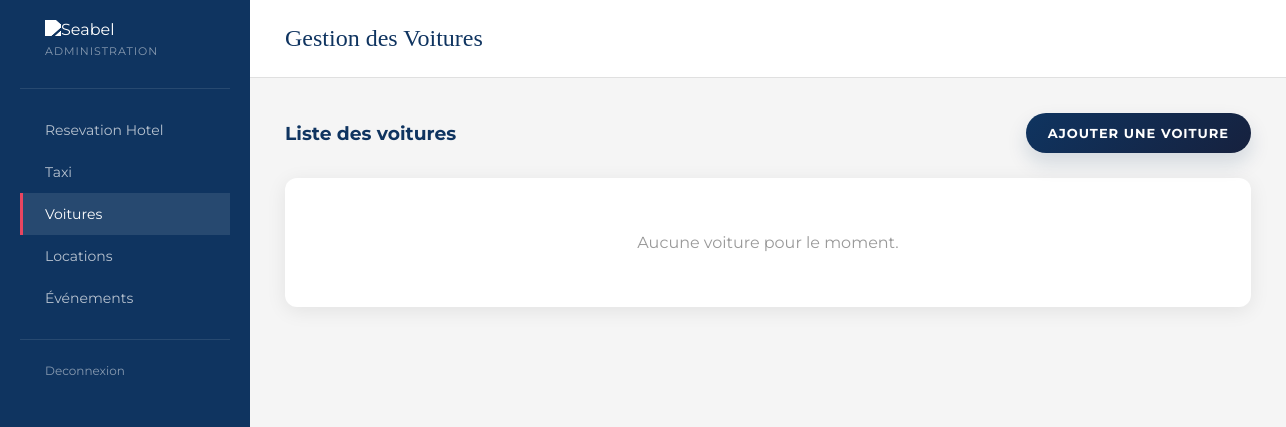
The app's page /index.php?route=cars (signed in), older data.
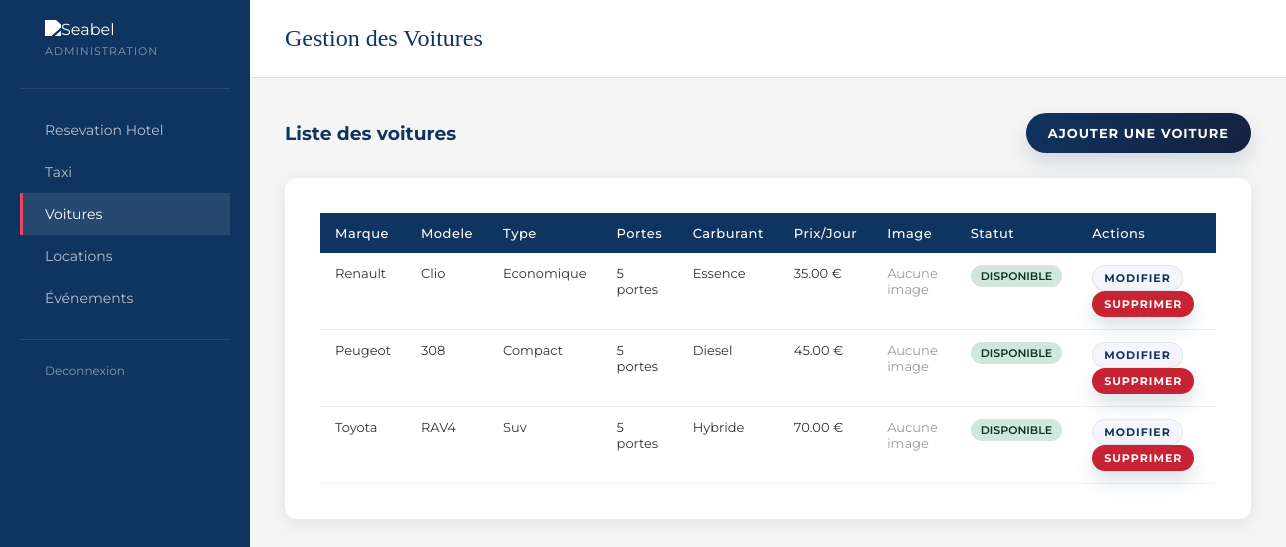
The same page, newer data.
### tables this page shows
CREATE TABLE IF NOT EXISTS cars (
    id INT AUTO_INCREMENT PRIMARY KEY,
    marque VARCHAR(100) NOT NULL,
    modele VARCHAR(100) NOT NULL,
    type ENUM('economique', 'compact', 'berline', 'suv', 'luxe') DEFAULT 'economique',
    portes INT NOT NULL DEFAULT 4,
    carburant ENUM('essence', 'diesel', 'hybride', 'electrique') DEFAULT 'essence',
    prix_par_jour DECIMAL(10,2) NOT NULL,
    image VARCHAR(255) DEFAULT NULL,
    statut ENUM('disponible', 'louee', 'entretien') DEFAULT 'disponible',
    created_at TIMESTAMP DEFAULT CURRENT_TIMESTAMP
);

### src/app/Core/Controller.php (called while the page is built, shortened)
<?php
abstract class Controller
{
    protected function view(string $viewPath, array $data = []): void
    {
        extract($data, EXTR_SKIP);
        require dirname(__DIR__) . '/Views/' . $viewPath . '.php';
    }
}

### src/app/Controllers/CarController.php (called while the page is built, shortened)
<?php
final class CarController extends Controller
{
    private CarModel $cars;
    public function __construct()
    {
        $this->cars = new CarModel();
    }
    public function index(): void
    {
        $cars = $this->cars->findAll();
        $this->view('cars/index', [
            'cars' => $cars,
        ]);
    }
}

### src/index.php (called while the page is built, shortened)
<?php
require_once __DIR__ . '/bootstrap.php';
$router = new Router();
$authController = new AuthController();
$reservationController = new ReservationController();
$taxiController = new TaxiReservationController();
$dashboardController = new DashboardController();
$eventController = new EventController();
$siteController = new SiteController();
$eventAdminController = new EventAdminController();
$carController = new CarController();
$carRentalController = new CarRentalController();
$router->add('GET', '', static function (): void {
    if (isset($_SESSION['user_id'])) {
        redirect_to(($_SESSION['role'] ?? 'client') === 'admin' ? 'dashboard' : 'reservation');
    }
    redirect_to('login');
});
$router->add('GET', 'login', static function () use ($authController): void {
    $authController->login();
});
$router->add('POST', 'login', static function () use ($authController): void {
    $authController->login();
});
$router->add('GET', 'register', static function () use ($authController): void {
    $authController->register();
});
$router->add('POST', 'register', static function () use ($authController): void {
    $authController->register();
});
$router->add('GET', 'logout', static function () use ($authController): void {
    $authController->logout();
});
$router->add('GET', 'reservation', static function () use ($reservationController): void {
    $reservationController->index();
});
$router->add('POST', 'reservation', static function () use ($reservationController): void {
    $reservationController->index();
});
$router->add('GET', 'taxi', static function () use ($taxiController): void {
    $taxiController->index();
});
$router->add('POST', 'taxi', static function () use ($taxiController): void {
    $taxiController->index();
});
$router->add('GET', 'taxi/edit', static function () use ($taxiController): void {
    $taxiController->edit();
});
$router->add('POST', 'taxi/edit', static function () use ($taxiController): void {
    $taxiController->edit();
});
$router->add('POST', 'taxi/delete', static function () use ($taxiController): void {
    $taxiController->delete();
});
$router->add('GET', 'dashboard', static function () use ($dashboardController): void {
    $dashboardController->index();
});
$router->add('POST', 'dashboard', static function () use ($dashboardController): void {
    $dashboardController->index();
});
$router->add('GET', 'events', static function () use ($eventAdminController): void {
    $eventAdminController->index();
});
$router->add('POST', 'events', static function () use ($eventAdminController): void {
    $eventAdminController->index();
});
$router->add('GET', 'events-feed', static function () use ($eventController): void {
    $eventController->feed();
});
$router->add('GET', 'home', static function () use ($siteController): void {
    $siteController->home();
});
$router->add('GET', 'hotels', static function () use ($siteController): void {
    $siteController->hotels();
});
$router->add('GET', 'hotel-details', static function () use ($siteController): void {
    $siteController->hotelDetails();
});
$router->add('GET', 'events-public', static function () use ($siteController): void {
    $siteController->events();
});
$router->add('GET', 'dashboard/taxis', static function () use ($dashboardController): void {
    $dashboardController->taxis();
});
$router->add('GET', 'dashboard/rentals', static function () use ($dashboardController): void {
    $dashboardController->rentals();
});
$router->add('POST', 'dashboard/rentals', static function () use ($dashboardController): void {
    $dashboardController->rentals();
});
$router->add('GET', 'cars', static function () use ($carController): void {
    $carController->index();
});
$router->add('POST', 'cars', static function () use ($carController): void {
    header('Location: ' . app_url('cars/add'));
    exit;
});
$router->add('GET', 'cars/add', static function () use ($carController): void {
    $carController->add();
});
$router->add('POST', 'cars/add', static function () use ($carController): void {
    $carController->add();
});
$router->add('GET', 'cars/edit', static function () use ($carController): void {
    $carController->edit();
});
$router->add('POST', 'cars/edit', static function () use ($carController): void {
    $carController->edit();
});
$router->add('POST', 'cars/delete', static function () use ($carController): void {
    $carController->delete();
});
$router->add('GET', 'cars/rent', static function () use ($carRentalController): void {
    $carRentalController->index();
});
$router->add('POST', 'cars/rent/create', static function () use ($carRentalController): void {
    $carRentalController->create();
});
$router->add('POST', 'cars/rent/cancel', static function () use ($carRentalController): void {
    $carRentalController->cancel();
});
$router->add('GET', 'cars/rent/api/booked-dates', static function () use ($carRentalController): void {
    $carRentalController->getBookedDates();
});
$route = trim((string) ($_GET['route'] ?? ''), '/');
$method = strtoupper((string) ($_SERVER['REQUEST_METHOD'] ?? 'GET'));
$router->dispatch($method, $route);

### src/app/Core/Router.php (called while the page is built, shortened)
<?php
final class Router
{
    private array $routes = [];
    public function add(string $method, string $route, callable $handler): void
    {
        $key = strtoupper($method) . ':' . trim($route, '/');
        $this->routes[$key] = $handler;
    }
    public function dispatch(string $method, string $route): void
    {
        $key = strtoupper($method) . ':' . trim($route, '/');
        ($this->routes[$key])();
    }
}

### src/bootstrap.php (called while the page is built, shortened)
<?php
spl_autoload_register(static function (string $class): void {
    $prefix = 'App\\';
    $relativeClass = substr($class, strlen($prefix));
    $file = __DIR__ . '/app/' . str_replace('\\', '/', $relativeClass) . '.php';
});
if (!function_exists('app_url')) {
    function app_url(string $route = ''): string
    {
        $scriptName = $_SERVER['SCRIPT_NAME'] ?? '/src/index.php';
        $basePath = rtrim(str_replace('\\', '/', dirname($scriptName)), '/');
        $indexPath = ($basePath === '' ? '' : $basePath) . '/index.php';
        return $indexPath . '?route=' . urlencode($route);
    }
}
if (!function_exists('car_image_src')) {
    function car_image_src(?string $stored): ?string
    {
        if ($stored === null || $stored === '') {
            return null;
        }
        $stored = str_replace('\\', '/', trim($stored));
        return asset_url($stored);
    }
}

### src/app/Core/Database.php (called while the page is built, shortened)
<?php
final class Database
{
    private static ?PDO $connection = null;
    public static function getConnection(): PDO
    {
        if (self::$connection instanceof PDO) {
            return self::$connection;
        }
        $host = (string) (getenv('DB_HOST') ?: '');
        $user = (string) (getenv('DB_USER') ?: '');
        $passValue = getenv('DB_PASS');
        $pass = $passValue === false ? '' : (string) $passValue;
        $name = (string) (getenv('DB_NAME') ?: '');
        $host = $host === '' ? 'localhost' : $host;
        $user = $user === '' ? 'root' : $user;
        $name = $name === '' ? 'test' : $name;
        self::$connection = new PDO(
            sprintf('mysql:host=%s;dbname=%s;charset=utf8', $host, $name),
            (string) $user,
            (string) $pass,
            [PDO::ATTR_ERRMODE => PDO::ERRMODE_EXCEPTION]
        );
        return self::$connection;
    }
}

### src/app/Models/CarModel.php (called while the page is built, shortened)
<?php
final class CarModel
{
    private PDO $pdo;
    public function __construct()
    {
        $this->pdo = Database::getConnection();
    }
    public function findAll(): array
    {
        $stmt = $this->pdo->prepare('SELECT * FROM cars ORDER BY created_at DESC');
        $stmt->execute();
        return $stmt->fetchAll(PDO::FETCH_ASSOC);
    }
}

### src/app/Views/cars/index.php (the view, shortened to what the rows shown need)
<!DOCTYPE html>
<html lang="fr">
<head>
</head>
<body class="layout-seabel-admin">
    <main class="main">
        <div class="content">
        <div class="card">
            <?php if (empty($cars)): ?>
                <p style="color:#999; text-align:center; padding: 20px;">Aucune voiture pour le moment.</p>
            <?php else: ?>
            <table>
                <thead>
                    <tr>
                        <th>Marque</th>
                        <th>Modele</th>
                        <th>Type</th>
                        <th>Portes</th>
                        <th>Carburant</th>
                        <th>Prix/Jour</th>
                        <th>Image</th>
                        <th>Statut</th>
                        <th>Actions</th>
                    </tr>
                </thead>
                <tbody>
                    <?php foreach ($cars as $car): ?>
                    <tr>
                        <td><?= htmlspecialchars((string) $car['marque']) ?></td>
                        <td><?= htmlspecialchars((string) $car['modele']) ?></td>
                        <td><?= htmlspecialchars(ucfirst((string) $car['type'])) ?></td>
                        <td><?= (int) $car['portes'] ?> portes</td>
                        <td><?= htmlspecialchars(ucfirst((string) $car['carburant'])) ?></td>
                        <td><?= number_format((float) $car['prix_par_jour'], 2) ?> €</td>
                        <td>
                            <?php $carImg = car_image_src($car['image'] ?? null); ?>
                            <?php if ($carImg !== null): ?>
                                <img src="<?= htmlspecialchars($carImg) ?>" alt="Image de la voiture" style="max-width: 80px; max-height: 60px; object-fit: cover;">
                            <?php else: ?>
                                <span style="color:#999;">Aucune image</span>
                            <?php endif; ?>
                        </td>
                        <td>
                            <span class="badge badge-<?= htmlspecialchars((string) $car['statut']) ?>">
                                <?= htmlspecialchars(ucfirst((string) $car['statut'])) ?>
                            </span>
                        </td>
                        <td>
                            <a href="<?= htmlspecialchars(app_url('cars/edit') . '&id=' . (int) $car['id']) ?>" class="btn btn-secondary" style="margin-right: 8px; padding: 6px 12px; font-size: 11px;">Modifier</a>
                            <form method="POST" action="<?= htmlspecialchars(app_url('cars/delete')) ?>" style="display:inline;">
                                <button type="submit" class="btn btn-danger" style="padding: 6px 12px; font-size: 11px;">Supprimer</button>
                            </form>
                        </td>
                    </tr>
                    <?php endforeach; ?>
                </tbody>
            </table>
            <?php endif; ?>
        </div>
    </div>
</main>
</body>
</html>

Row changes from the older to the newer data that the page shows:
added cars: marque "Renault", modele "Clio", type "Economique", portes "5", carburant "Essence", prix_par_jour "35.00", statut "DISPONIBLE"
added cars: marque "Peugeot", modele "308", type "Compact", portes "5", carburant "Diesel", prix_par_jour "45.00", statut "DISPONIBLE"
added cars: marque "Toyota", modele "RAV4", type "Suv", portes "5", carburant "Hybride", prix_par_jour "70.00", statut "DISPONIBLE"
Text that changed along with them:
text no longer shown: "Aucune voiture pour le moment."
text now shown: "Marque Modele Type Portes Carburant Prix/Jour Image Statut Actions"
